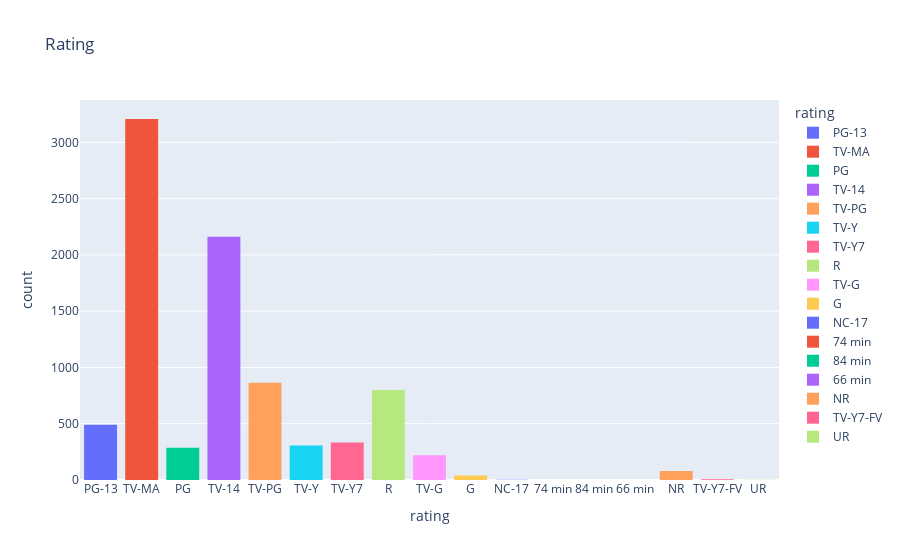

The cell this chart's notebook holds for it:
### Code cell
import plotly.express as px

# Assuming netflix_data is your DataFrame and it's already loaded

# Create the histogram plot
fig = px.histogram(netflix_data, x="rating", title="Rating", color="rating")

# Update the layout with a bar gap
fig.update_layout(bargap=0.2)

# Display the plot
fig.show()

### Figure 1 — Plotly figure (JSON) as saved in the notebook; plotly's stock layout.template omitted (floating-point values rounded to 4 significant figures; data arrays with more than 128 entries replaced by an {"elided": "..."} marker saying what was removed)
{"data": [{"alignmentgroup": "True", "bingroup": "x", "hovertemplate": "rating=%{x}<br>count=%{y}<extra></extra>", "legendgroup": "PG-13", "marker": {"color": "#636efa", "pattern": {"shape": ""}}, "name": "PG-13", "offsetgroup": "PG-13", "orientation": "v", "showlegend": true, "type": "histogram", "x": {"elided": "490 str values"}, "xaxis": "x", "yaxis": "y"}, {"alignmentgroup": "True", "bingroup": "x", "hovertemplate": "rating=%{x}<br>count=%{y}<extra></extra>", "legendgroup": "TV-MA", "marker": {"color": "#EF553B", "pattern": {"shape": ""}}, "name": "TV-MA", "offsetgroup": "TV-MA", "orientation": "v", "showlegend": true, "type": "histogram", "x": {"elided": "3207 str values"}, "xaxis": "x", "yaxis": "y"}, {"alignmentgroup": "True", "bingroup": "x", "hovertemplate": "rating=%{x}<br>count=%{y}<extra></extra>", "legendgroup": "PG", "marker": {"color": "#00cc96", "pattern": {"shape": ""}}, "name": "PG", "offsetgroup": "PG", "orientation": "v", "showlegend": true, "type": "histogram", "x": {"elided": "287 str values"}, "xaxis": "x", "yaxis": "y"}, {"alignmentgroup": "True", "bingroup": "x", "hovertemplate": "rating=%{x}<br>count=%{y}<extra></extra>", "legendgroup": "TV-14", "marker": {"color": "#ab63fa", "pattern": {"shape": ""}}, "name": "TV-14", "offsetgroup": "TV-14", "orientation": "v", "showlegend": true, "type": "histogram", "x": {"elided": "2160 str values"}, "xaxis": "x", "yaxis": "y"}, {"alignmentgroup": "True", "bingroup": "x", "hovertemplate": "rating=%{x}<br>count=%{y}<extra></extra>", "legendgroup": "TV-PG", "marker": {"color": "#FFA15A", "pattern": {"shape": ""}}, "name": "TV-PG", "offsetgroup": "TV-PG", "orientation": "v", "showlegend": true, "type": "histogram", "x": {"elided": "863 str values"}, "xaxis": "x", "yaxis": "y"}, {"alignmentgroup": "True", "bingroup": "x", "hovertemplate": "rating=%{x}<br>count=%{y}<extra></extra>", "legendgroup": "TV-Y", "marker": {"color": "#19d3f3", "pattern": {"shape": ""}}, "name": "TV-Y", "offsetgroup": "TV-Y", "orientation": "v", "showlegend": true, "type": "histogram", "x": {"elided": "307 str values"}, "xaxis": "x", "yaxis": "y"}, {"alignmentgroup": "True", "bingroup": "x", "hovertemplate": "rating=%{x}<br>count=%{y}<extra></extra>", "legendgroup": "TV-Y7", "marker": {"color": "#FF6692", "pattern": {"shape": ""}}, "name": "TV-Y7", "offsetgroup": "TV-Y7", "orientation": "v", "showlegend": true, "type": "histogram", "x": {"elided": "334 str values"}, "xaxis": "x", "yaxis": "y"}, {"alignmentgroup": "True", "bingroup": "x", "hovertemplate": "rating=%{x}<br>count=%{y}<extra></extra>", "legendgroup": "R", "marker": {"color": "#B6E880", "pattern": {"shape": ""}}, "name": "R", "offsetgroup": "R", "orientation": "v", "showlegend": true, "type": "histogram", "x": {"elided": "799 str values"}, "xaxis": "x", "yaxis": "y"}, {"alignmentgroup": "True", "bingroup": "x", "hovertemplate": "rating=%{x}<br>count=%{y}<extra></extra>", "legendgroup": "TV-G", "marker": {"color": "#FF97FF", "pattern": {"shape": ""}}, "name": "TV-G", "offsetgroup": "TV-G", "orientation": "v", "showlegend": true, "type": "histogram", "x": {"elided": "220 str values"}, "xaxis": "x", "yaxis": "y"}, {"alignmentgroup": "True", "bingroup": "x", "hovertemplate": "rating=%{x}<br>count=%{y}<extra></extra>", "legendgroup": "G", "marker": {"color": "#FECB52", "pattern": {"shape": ""}}, "name": "G", "offsetgroup": "G", "orientation": "v", "showlegend": true, "type": "histogram", "x": ["G", "G", "G", "G", "G", "G", "G", "G", "G", "G", "G", "G", "G", "G", "G", "G", "G", "G", "G", "G", "G", "G", "G", "G", "G", "G", "G", "G", "G", "G", "G", "G", "G", "G", "G", "G", "G", "G", "G", "G", "G"], "xaxis": "x", "yaxis": "y"}, {"alignmentgroup": "True", "bingroup": "x", "hovertemplate": "rating=%{x}<br>count=%{y}<extra></extra>", "legendgroup": "NC-17", "marker": {"color": "#636efa", "pattern": {"shape": ""}}, "name": "NC-17", "offsetgroup": "NC-17", "orientation": "v", "showlegend": true, "type": "histogram", "x": ["NC-17", "NC-17", "NC-17"], "xaxis": "x", "yaxis": "y"}, {"alignmentgroup": "True", "bingroup": "x", "hovertemplate": "rating=%{x}<br>count=%{y}<extra></extra>", "legendgroup": "74 min", "marker": {"color": "#EF553B", "pattern": {"shape": ""}}, "name": "74 min", "offsetgroup": "74 min", "orientation": "v", "showlegend": true, "type": "histogram", "x": ["74 min"], "xaxis": "x", "yaxis": "y"}, {"alignmentgroup": "True", "bingroup": "x", "hovertemplate": "rating=%{x}<br>count=%{y}<extra></extra>", "legendgroup": "84 min", "marker": {"color": "#00cc96", "pattern": {"shape": ""}}, "name": "84 min", "offsetgroup": "84 min", "orientation": "v", "showlegend": true, "type": "histogram", "x": ["84 min"], "xaxis": "x", "yaxis": "y"}, {"alignmentgroup": "True", "bingroup": "x", "hovertemplate": "rating=%{x}<br>count=%{y}<extra></extra>", "legendgroup": "66 min", "marker": {"color": "#ab63fa", "pattern": {"shape": ""}}, "name": "66 min", "offsetgroup": "66 min", "orientation": "v", "showlegend": true, "type": "histogram", "x": ["66 min"], "xaxis": "x", "yaxis": "y"}, {"alignmentgroup": "True", "bingroup": "x", "hovertemplate": "rating=%{x}<br>count=%{y}<extra></extra>", "legendgroup": "NR", "marker": {"color": "#FFA15A", "pattern": {"shape": ""}}, "name": "NR", "offsetgroup": "NR", "orientation": "v", "showlegend": true, "type": "histogram", "x": ["NR", "NR", "NR", "NR", "NR", "NR", "NR", "NR", "NR", "NR", "NR", "NR", "NR", "NR", "NR", "NR", "NR", "NR", "NR", "NR", "NR", "NR", "NR", "NR", "NR", "NR", "NR", "NR", "NR", "NR", "NR", "NR", "NR", "NR", "NR", "NR", "NR", "NR", "NR", "NR", "NR", "NR", "NR", "NR", "NR", "NR", "NR", "NR", "NR", "NR", "NR", "NR", "NR", "NR", "NR", "NR", "NR", "NR", "NR", "NR", "NR", "NR", "NR", "NR", "NR", "NR", "NR", "NR", "NR", "NR", "NR", "NR", "NR", "NR", "NR", "NR", "NR", "NR", "NR", "NR"], "xaxis": "x", "yaxis": "y"}, {"alignmentgroup": "True", "bingroup": "x", "hovertemplate": "rating=%{x}<br>count=%{y}<extra></extra>", "legendgroup": "TV-Y7-FV", "marker": {"color": "#FF6692", "pattern": {"shape": ""}}, "name": "TV-Y7-FV", "offsetgroup": "TV-Y7-FV", "orientation": "v", "showlegend": true, "type": "histogram", "x": ["TV-Y7-FV", "TV-Y7-FV", "TV-Y7-FV", "TV-Y7-FV", "TV-Y7-FV", "TV-Y7-FV"], "xaxis": "x", "yaxis": "y"}, {"alignmentgroup": "True", "bingroup": "x", "hovertemplate": "rating=%{x}<br>count=%{y}<extra></extra>", "legendgroup": "UR", "marker": {"color": "#B6E880", "pattern": {"shape": ""}}, "name": "UR", "offsetgroup": "UR", "orientation": "v", "showlegend": true, "type": "histogram", "x": ["UR", "UR", "UR"], "xaxis": "x", "yaxis": "y"}], "layout": {"bargap": 0.2, "barmode": "relative", "legend": {"title": {"text": "rating"}, "tracegroupgap": 0}, "title": {"text": "Rating"}, "xaxis": {"anchor": "y", "categoryarray": ["PG-13", "TV-MA", "PG", "TV-14", "TV-PG", "TV-Y", "TV-Y7", "R", "TV-G", "G", "NC-17", "74 min", "84 min", "66 min", "NR", null, "TV-Y7-FV", "UR"], "categoryorder": "array", "domain": [0, 1], "title": {"text": "rating"}}, "yaxis": {"anchor": "x", "domain": [0, 1], "title": {"text": "count"}}}}
